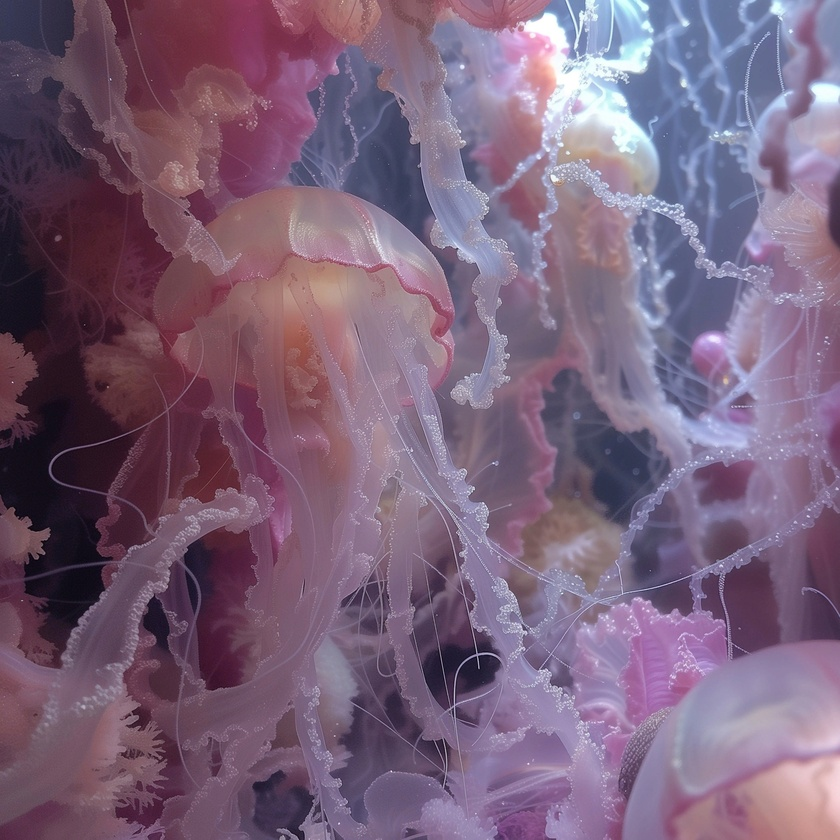
#> input picture pract-7/jellyfish.jpg, 840 x 840 px, shrunk from 2048 x 2048 before the run
$ python n2.py
#> lines starting #> are read from the running program, lines starting #| are printed output that depends on the picture
from PIL import Image, ImageOps
img = Image.open('jellyfish.jpg')
#> img is the input picture: PIL image 840x840 RGB; mean R, G, B 121.8, 97.7, 121.9
resImg = img.reduce(3)
resImg = ImageOps.mirror(resImg)
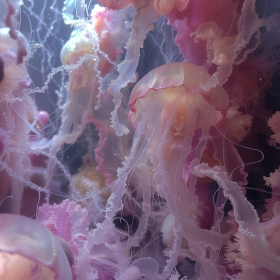
#> resImg: PIL image 280x280 RGB; mean R, G, B 121.6, 97.6, 121.8
resImg = ImageOps.flip(resImg)
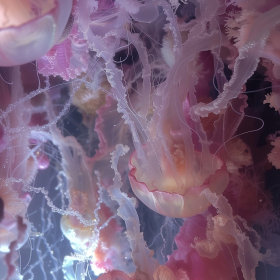
#> resImg: PIL image 280x280 RGB; mean R, G, B 121.6, 97.6, 121.8
resImg.save('jellyfish2.jpg')
resImg.show()

$ run again, with pract-7/1.jpg copied over pract-7/jellyfish.jpg
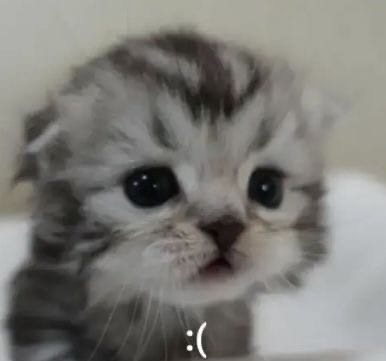
#> input picture pract-7/1.jpg, 386 x 361 px
#> img is the input picture: PIL image 386x361 RGB; mean R, G, B 124.2, 123.1, 118.7
#> `resImg = ImageOps.mirror(resImg)`:
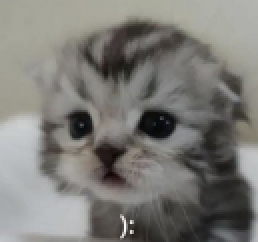
#> resImg: PIL image 129x121 RGB (shown 2 times larger); mean R, G, B 124.1, 123, 118.6
#> `resImg = ImageOps.flip(resImg)`:
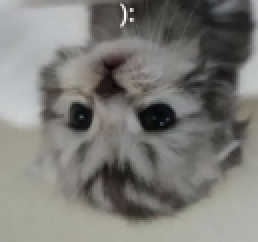
#> resImg: PIL image 129x121 RGB (shown 2 times larger); mean R, G, B 124.1, 123, 118.6

$ run again, with pract-7/2.jpg copied over pract-7/jellyfish.jpg
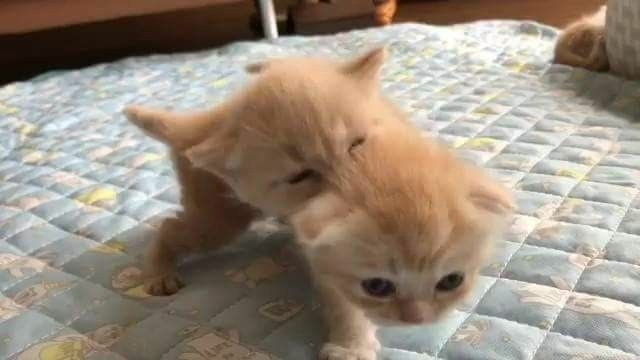
#> input picture pract-7/2.jpg, 640 x 360 px
#> img is the input picture: PIL image 640x360 RGB; mean R, G, B 153.3, 140.5, 126.2
#> `resImg = ImageOps.mirror(resImg)`:
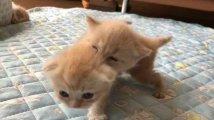
#> resImg: PIL image 214x120 RGB; mean R, G, B 153.3, 140.5, 126.2
#> `resImg = ImageOps.flip(resImg)`:
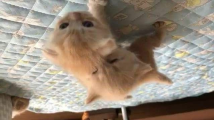
#> resImg: PIL image 214x120 RGB; mean R, G, B 153.3, 140.5, 126.2

$ run again, with pract-7/3.jpg copied over pract-7/jellyfish.jpg
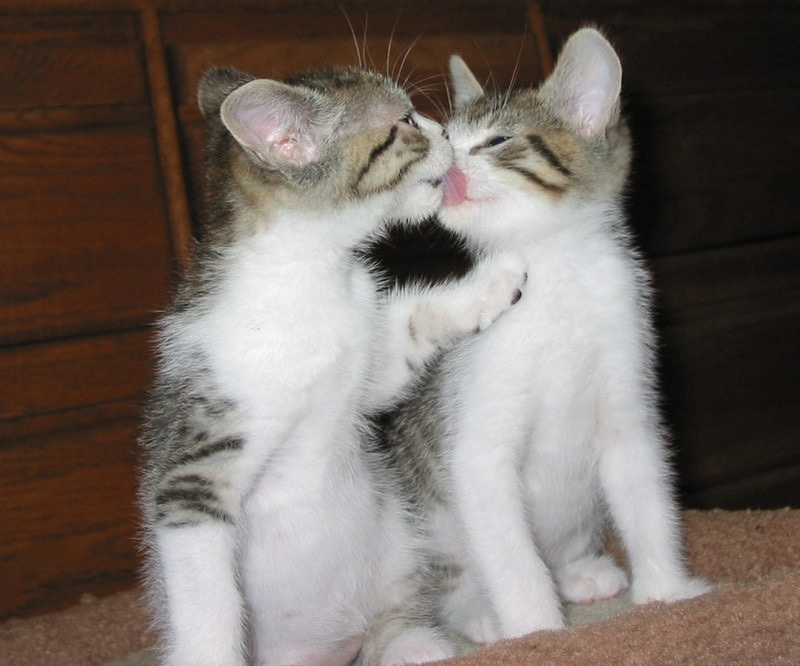
#> input picture pract-7/3.jpg, 800 x 666 px
#> img is the input picture: PIL image 800x666 RGB; mean R, G, B 117.9, 108.3, 102.2
#> `resImg = ImageOps.mirror(resImg)`:
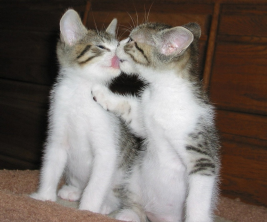
#> resImg: PIL image 267x222 RGB; mean R, G, B 117.7, 108.1, 102
#> `resImg = ImageOps.flip(resImg)`:
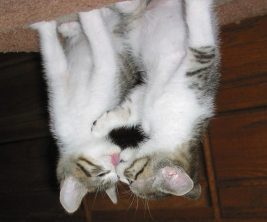
#> resImg: PIL image 267x222 RGB; mean R, G, B 117.7, 108.1, 102
